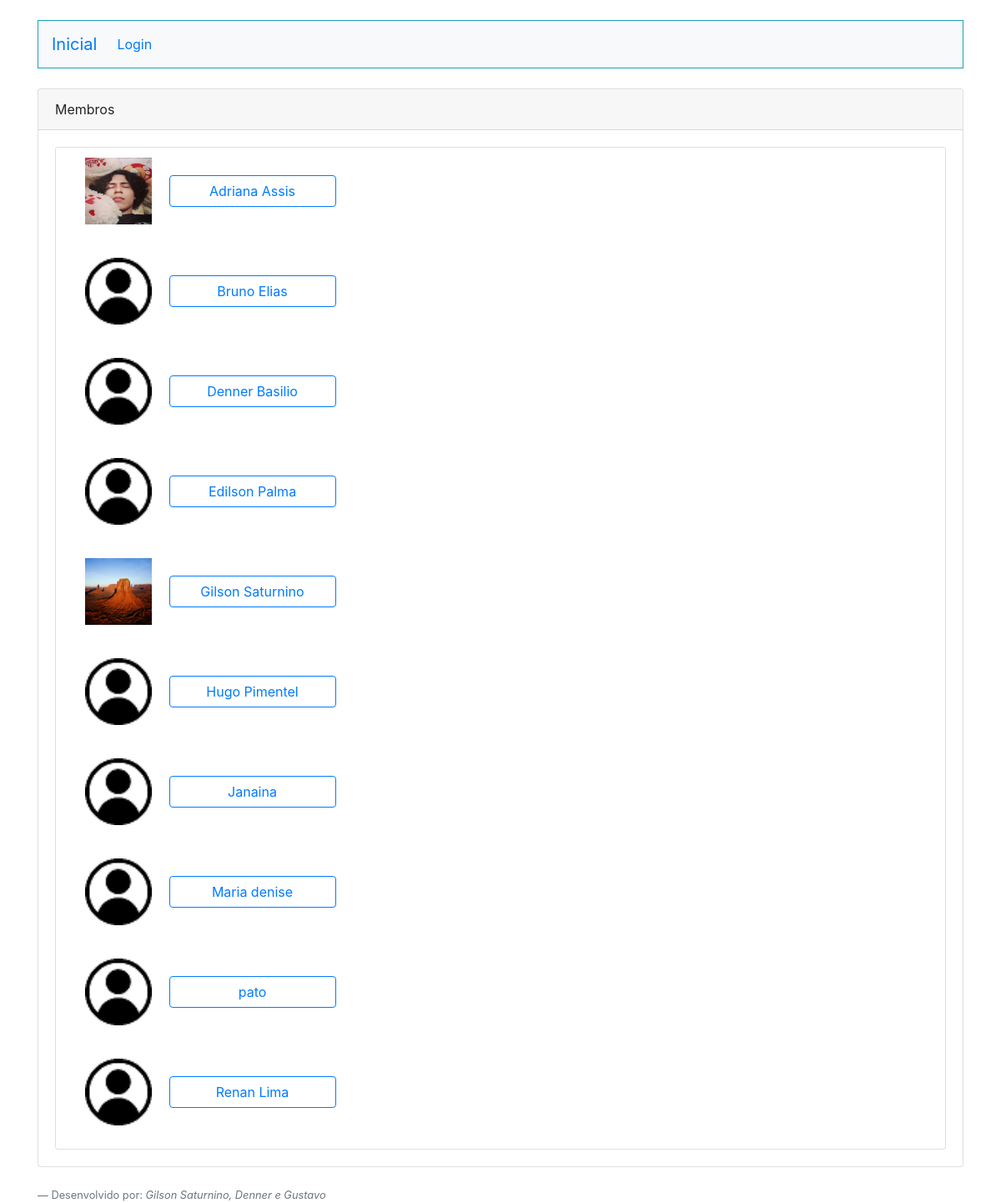
The app's page /ListarUsuarios2.php with its own data.
### tables this page shows
CREATE TABLE `usuarios` (
  `id` int(11) NOT NULL,
  `email` varchar(255) NOT NULL,
  `nome` varchar(255) NOT NULL,
  `senha` varchar(255) NOT NULL,
  `perfil` varchar(255) NOT NULL,
  `colegiado` varchar(3) NOT NULL,
  `codigo_grupo` varchar(5) NOT NULL
);

CREATE TABLE `imagens` (
  `id` int(11) NOT NULL,
  `nome` varchar(100) NOT NULL,
  `id_usuario` int(11) NOT NULL
);

### ListarUsuarios2.php (the view, shortened to what this page needs)
<html lang="pt-br">
  <head>
  </head>
  <body>
    <div class="container">
    <?php
    require_once('Cabecalho.php');
    require_once('Conexao.php');
    $sql = "select * from usuarios ORDER BY nome ASC";
    $resultadoSql = mysqli_query($conexao, $sql);
    $vetorUmregistro = mysqli_fetch_assoc($resultadoSql);
    $vetorTodosRegistros = array();
        while($vetorUmregistro !=null){
          array_push($vetorTodosRegistros,$vetorUmregistro);
          $vetorUmregistro = mysqli_fetch_assoc($resultadoSql);}
    ?>
    <div class="card mt-4">
        <div class="card-header">
            Membros
        </div>
        <div class="card-body">
            <ul class="list-group">
            <?php foreach($vetorTodosRegistros as $Umregistro){
              if($Umregistro["id"] != $_SESSION['id_logado']){
              ?>
                <li class="list-group-item">
                <div class="col-md-12">
                    <form action="chat.php" method="POST">
                        <div class="form-group">
                            <?php
                        $sql = "select id,nome from imagens where id_usuario=?";
                        $sqlprep = $conexao->prepare($sql);
                        $sqlprep->bind_param("i",$Umregistro['id']);
                        $sqlprep->execute();
                        $resultadoSql = $sqlprep->get_result();
                        $registro= mysqli_fetch_assoc($resultadoSql);
                        $vetorRegistros = array();
                        while($registro !=null){
                            array_push($vetorRegistros,$registro);
                            $registro = mysqli_fetch_assoc($resultadoSql);
                        }
                        $idfoto = 0;
                        foreach($vetorRegistros as $valor):
                            $idfoto = $valor["id"];
                            $foto =$valor["nome"];
                        endforeach;
                        if($idfoto != null){ ?>
                            <img src="<?php echo "./imagens/".$foto; ?>" style="width:80px; height:80px;">
                        <?php
                        }else{ ?>
                            <img src="imagens/usuario.png" style="width:80px; height:80px;">
                        <?php
                        } ?>
                            <button id="botaocontato" type="submit" class="btn btn-outline-primary ml-3"><?=$Umregistro["nome"]; ?></button>
                        </div>
                    </form>
                </div>
                </li>
            <?php }
        }?>
            </ul>
        </div>
    </div>
    </div>
    <?php
        require_once("Footer.php");
        ?>
  </body>
</html>

### ListarUsuarios2.php (style rules this page uses)
#botaocontato { width:200px; }

### Cabecalho.php (style rules this page uses)
body { background-color:#ffffff; }

### records on screen
usuarios: imagens.nome (picture), nome "Adriana Assis"
usuarios: nome "Bruno Elias"
usuarios: nome "Denner Basilio"
usuarios: nome "Edilson Palma"
usuarios: imagens.nome (picture), nome "Gilson Saturnino"
usuarios: nome "Hugo Pimentel"
usuarios: nome "Janaina"
usuarios: nome "Maria denise"
usuarios: nome "pato"
usuarios: nome "Renan Lima"
